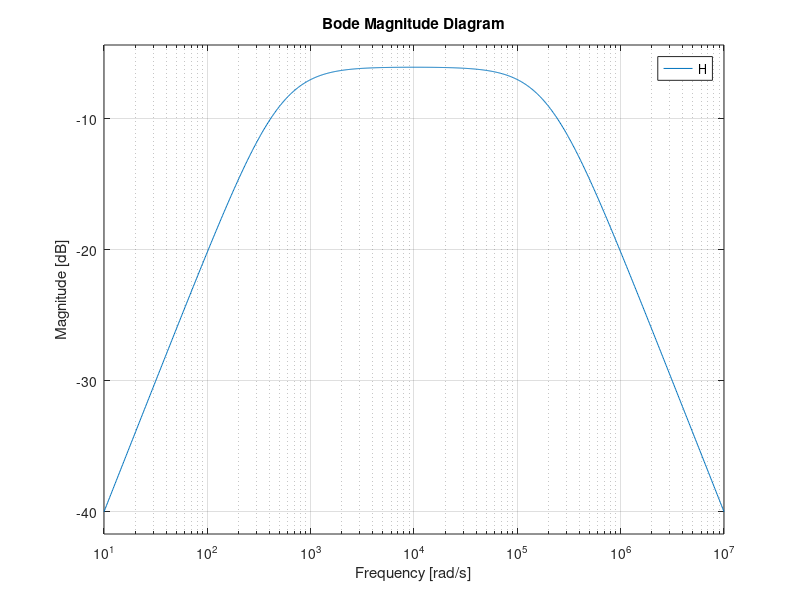

This chart was generated by the following MATLAB code:
%% Circuit 1
c1 = 0.1e-6;
r1 = 10e3;
r2 = 100;

H = tf([r1*r2*c1 r2],[r1*r2*c1 r2+r1]);
bodemag(H)

%% Circuit 2
c1 = 1e-6;
c2 = 10e-9;
r1 = 1e3;
r2 = 1e3;

H = tf([1/(c2*r1) 0], [1 (c1*r2+c1*r1+c2*r2)/(r1*r2*c1*c2) 1/(r1*r2*c1*c2)]);
bodemag(H)